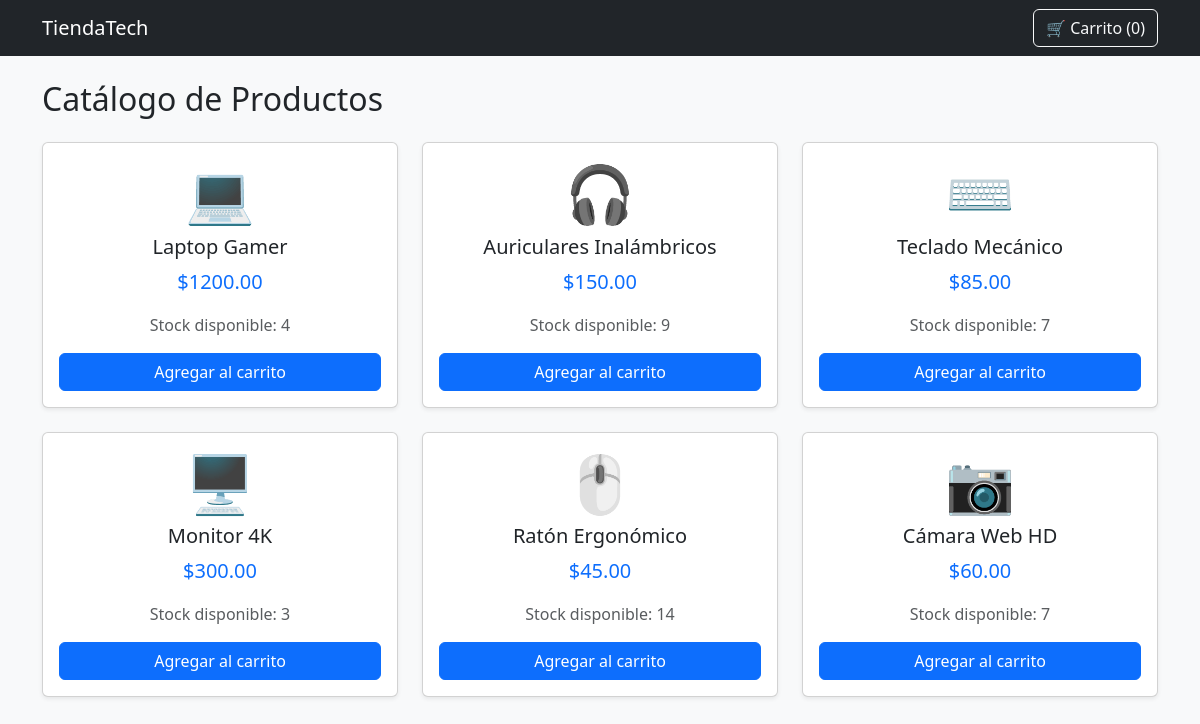
The page / on the database its author committed.
### tables this page shows
CREATE TABLE productos (
            id INTEGER PRIMARY KEY AUTOINCREMENT,
            nombre TEXT,
            precio REAL,
            imagen TEXT,
            stock INTEGER
        );

### app.py (the view)
@app.route('/')
def index():
    conn = sqlite3.connect('tienda.db')
    cursor = conn.cursor()
    cursor.execute("SELECT id, nombre, precio, imagen, stock FROM productos")
    productos = cursor.fetchall()
    conn.close()
    if 'carrito' not in session:
        session['carrito'] = []
    return render_template('index.html', productos=productos, cantidad_carrito=len(session['carrito']))

### templates/index.html
{% extends "layout.html" %}
{% block content %}
<h2 class="mb-4">Catálogo de Productos</h2>
<div class="row">
    {% for prod in productos %}
    <div class="col-md-4 mb-4">
        <div class="card h-100 text-center shadow-sm">
            <div class="card-body">
                <h1 class="display-4">{{ prod[3] }}</h1>
                <h5 class="card-title">{{ prod[1] }}</h5>
                <p class="card-text fs-5 text-primary">${{ "%.2f"|format(prod[2]) }}</p>
                <p class="card-text text-muted">Stock disponible: {{ prod[4] }}</p>
                {% if prod[4] > 0 %}
                    <a href="{{ url_for('agregar', id=prod[0]) }}" class="btn btn-primary w-100">Agregar al carrito</a>
                {% else %}
                    <button class="btn btn-secondary w-100" disabled>Agotado</button>
                {% endif %}
            </div>
        </div>
    </div>
    {% endfor %}
</div>
{% endblock %}

### templates/layout.html (shortened to what this page needs)
<!DOCTYPE html>
<html lang="es">
<head>
    <link href="https://cdn.jsdelivr.net/npm/bootstrap@5.3.0/dist/css/bootstrap.min.css" rel="stylesheet">
</head>
<body class="bg-light">
    <nav class="navbar navbar-expand-lg navbar-dark bg-dark">
        <div class="container">
            <a class="navbar-brand" href="{{ url_for('index') }}">TiendaTech</a>
            <div class="d-flex">
                <a href="{{ url_for('ver_carrito') }}" class="btn btn-outline-light">
                    🛒 Carrito ({{ cantidad_carrito }})
                </a>
            </div>
        </div>
    </nav>
    <div class="container mt-4">
        {% block content %}{% endblock %}
    </div>
</body>
</html>

### rows shown on the page
productos: imagen "💻", nombre "Laptop Gamer", precio "1200.00", stock "4"
productos: imagen "🎧", nombre "Auriculares Inalámbricos", precio "150.00", stock "9"
productos: imagen "⌨️", nombre "Teclado Mecánico", precio "85.00", stock "7"
productos: imagen "🖥️", nombre "Monitor 4K", precio "300.00", stock "3"
productos: imagen "🖱️", nombre "Ratón Ergonómico", precio "45.00", stock "14"
productos: imagen "📷", nombre "Cámara Web HD", precio "60.00", stock "7"

### other values the page prints
{{ cantidad_carrito }} "0"
